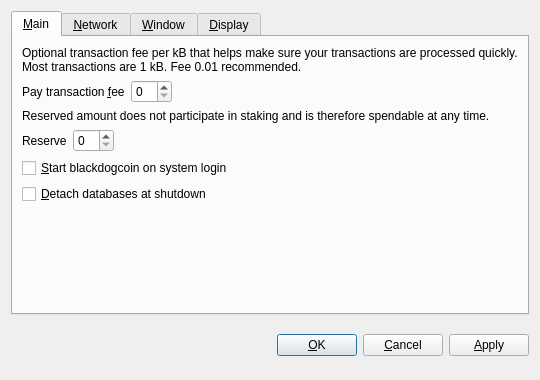
<?xml version="1.0" encoding="UTF-8"?>
<ui version="4.0">
 <class>OptionsDialog</class>
 <widget class="QDialog" name="OptionsDialog">
  <property name="geometry">
   <rect>
    <x>0</x>
    <y>0</y>
    <width>540</width>
    <height>380</height>
   </rect>
  </property>
  <property name="windowTitle">
   <string>Options</string>
  </property>
  <property name="modal">
   <bool>true</bool>
  </property>
  <layout class="QVBoxLayout" name="verticalLayout">
   <item>
    <widget class="QTabWidget" name="tabWidget">
     <property name="tabPosition">
      <enum>QTabWidget::North</enum>
     </property>
     <property name="currentIndex">
      <number>0</number>
     </property>
     <widget class="QWidget" name="tabMain">
      <attribute name="title">
       <string>&amp;Main</string>
      </attribute>
      <layout class="QVBoxLayout" name="verticalLayout_Main">
       <item>
        <widget class="QLabel" name="transactionFeeInfoLabel">
         <property name="text">
          <string>Optional transaction fee per kB that helps make sure your transactions are processed quickly. Most transactions are 1 kB. Fee 0.01 recommended.</string>
         </property>
         <property name="textFormat">
          <enum>Qt::PlainText</enum>
         </property>
         <property name="wordWrap">
          <bool>true</bool>
         </property>
        </widget>
       </item>
       <item>
        <layout class="QHBoxLayout" name="horizontalLayoutFee">
         <item>
          <widget class="QLabel" name="transactionFeeLabel">
           <property name="text">
            <string>Pay transaction &amp;fee</string>
           </property>
           <property name="textFormat">
            <enum>Qt::PlainText</enum>
           </property>
           <property name="buddy">
            <cstring>transactionFee</cstring>
           </property>
          </widget>
         </item>
         <item>
          <widget class="BitcoinAmountField" name="transactionFee"/>
         </item>
         <item>
          <spacer name="horizontalSpacerFee">
           <property name="orientation">
            <enum>Qt::Horizontal</enum>
           </property>
           <property name="sizeHint" stdset="0">
            <size>
             <width>40</width>
             <height>20</height>
            </size>
           </property>
          </spacer>
         </item>
        </layout>
       </item>
       <item>
        <widget class="QLabel" name="reserveBalanceInfoLabel">
         <property name="text">
          <string>Reserved amount does not participate in staking and is therefore spendable at any time.</string>
         </property>
         <property name="textFormat">
          <enum>Qt::PlainText</enum>
         </property>
         <property name="wordWrap">
          <bool>true</bool>
         </property>
        </widget>
       </item>
       <item>
        <layout class="QHBoxLayout" name="horizontalLayoutReserveBalance">
         <item>
          <widget class="QLabel" name="reserveBalanceLabel">
           <property name="text">
            <string>Reserve</string>
           </property>
           <property name="textFormat">
            <enum>Qt::PlainText</enum>
           </property>
           <property name="buddy">
            <cstring>reserveBalance</cstring>
           </property>
          </widget>
         </item>
         <item>
          <widget class="BitcoinAmountField" name="reserveBalance"/>
         </item>
         <item>
          <spacer name="horizontalSpacerReserveBalance">
           <property name="orientation">
            <enum>Qt::Horizontal</enum>
           </property>
           <property name="sizeHint" stdset="0">
            <size>
             <width>40</width>
             <height>20</height>
            </size>
           </property>
          </spacer>
         </item>
        </layout>
       </item>
       <item>
        <widget class="QCheckBox" name="bitcoinAtStartup">
         <property name="toolTip">
          <string>Automatically start blackdogcoin after logging in to the system.</string>
         </property>
         <property name="text">
          <string>&amp;Start blackdogcoin on system login</string>
         </property>
        </widget>
       </item>
       <item>
        <widget class="QCheckBox" name="detachDatabases">
         <property name="toolTip">
          <string>Detach block and address databases at shutdown. This means they can be moved to another data directory, but it slows down shutdown. The wallet is always detached.</string>
         </property>
         <property name="text">
          <string>&amp;Detach databases at shutdown</string>
         </property>
        </widget>
       </item>
       <item>
        <spacer name="verticalSpacer_Main">
         <property name="orientation">
          <enum>Qt::Vertical</enum>
         </property>
         <property name="sizeHint" stdset="0">
          <size>
           <width>20</width>
           <height>40</height>
          </size>
         </property>
        </spacer>
       </item>
      </layout>
     </widget>
     <widget class="QWidget" name="tabNetwork">
      <attribute name="title">
       <string>&amp;Network</string>
      </attribute>
      <layout class="QVBoxLayout" name="verticalLayout_Network">
       <item>
        <widget class="QCheckBox" name="mapPortUpnp">
         <property name="toolTip">
          <string>Automatically open the blackdogcoin client port on the router. This only works when your router supports UPnP and it is enabled.</string>
         </property>
         <property name="text">
          <string>Map port using &amp;UPnP</string>
         </property>
        </widget>
       </item>
       <item>
        <widget class="QCheckBox" name="connectSocks">
         <property name="toolTip">
          <string>Connect to the blackdogcoin network through a SOCKS proxy (e.g. when connecting through Tor).</string>
         </property>
         <property name="text">
          <string>&amp;Connect through SOCKS proxy:</string>
         </property>
        </widget>
       </item>
       <item>
        <layout class="QHBoxLayout" name="horizontalLayout_Network">
         <item>
          <widget class="QLabel" name="proxyIpLabel">
           <property name="text">
            <string>Proxy &amp;IP:</string>
           </property>
           <property name="textFormat">
            <enum>Qt::PlainText</enum>
           </property>
           <property name="buddy">
            <cstring>proxyIp</cstring>
           </property>
          </widget>
         </item>
         <item>
          <widget class="QValidatedLineEdit" name="proxyIp">
           <property name="maximumSize">
            <size>
             <width>140</width>
             <height>16777215</height>
            </size>
           </property>
           <property name="toolTip">
            <string>IP address of the proxy (e.g. 127.0.0.1)</string>
           </property>
          </widget>
         </item>
         <item>
          <widget class="QLabel" name="proxyPortLabel">
           <property name="text">
            <string>&amp;Port:</string>
           </property>
           <property name="textFormat">
            <enum>Qt::PlainText</enum>
           </property>
           <property name="buddy">
            <cstring>proxyPort</cstring>
           </property>
          </widget>
         </item>
         <item>
          <widget class="QLineEdit" name="proxyPort">
           <property name="maximumSize">
            <size>
             <width>55</width>
             <height>16777215</height>
            </size>
           </property>
           <property name="toolTip">
            <string>Port of the proxy (e.g. 9050)</string>
           </property>
          </widget>
         </item>
         <item>
          <widget class="QLabel" name="socksVersionLabel">
           <property name="text">
            <string>SOCKS &amp;Version:</string>
           </property>
           <property name="textFormat">
            <enum>Qt::PlainText</enum>
           </property>
           <property name="buddy">
            <cstring>socksVersion</cstring>
           </property>
          </widget>
         </item>
         <item>
          <widget class="QValueComboBox" name="socksVersion">
           <property name="toolTip">
            <string>SOCKS version of the proxy (e.g. 5)</string>
           </property>
          </widget>
         </item>
         <item>
          <spacer name="horizontalSpacer_Network">
           <property name="orientation">
            <enum>Qt::Horizontal</enum>
           </property>
           <property name="sizeHint" stdset="0">
            <size>
             <width>40</width>
             <height>20</height>
            </size>
           </property>
          </spacer>
         </item>
        </layout>
       </item>
       <item>
        <spacer name="verticalSpacer_Network">
         <property name="orientation">
          <enum>Qt::Vertical</enum>
         </property>
         <property name="sizeHint" stdset="0">
          <size>
           <width>20</width>
           <height>40</height>
          </size>
         </property>
        </spacer>
       </item>
      </layout>
     </widget>
     <widget class="QWidget" name="tabWindow">
      <attribute name="title">
       <string>&amp;Window</string>
      </attribute>
      <layout class="QVBoxLayout" name="verticalLayout_Window">
       <item>
        <widget class="QCheckBox" name="minimizeToTray">
         <property name="toolTip">
          <string>Show only a tray icon after minimizing the window.</string>
         </property>
         <property name="text">
          <string>&amp;Minimize to the tray instead of the taskbar</string>
         </property>
        </widget>
       </item>
       <item>
        <widget class="QCheckBox" name="minimizeOnClose">
         <property name="toolTip">
          <string>Minimize instead of exit the application when the window is closed. When this option is enabled, the application will be closed only after selecting Quit in the menu.</string>
         </property>
         <property name="text">
          <string>M&amp;inimize on close</string>
         </property>
        </widget>
       </item>
       <item>
        <spacer name="verticalSpacer_Window">
         <property name="orientation">
          <enum>Qt::Vertical</enum>
         </property>
         <property name="sizeHint" stdset="0">
          <size>
           <width>20</width>
           <height>40</height>
          </size>
         </property>
        </spacer>
       </item>
      </layout>
     </widget>
     <widget class="QWidget" name="tabDisplay">
      <attribute name="title">
       <string>&amp;Display</string>
      </attribute>
      <layout class="QVBoxLayout" name="verticalLayout_Display">
       <item>
        <layout class="QHBoxLayout" name="horizontalLayout_1_Display">
         <item>
          <widget class="QLabel" name="langLabel">
           <property name="text">
            <string>User Interface &amp;language:</string>
           </property>
           <property name="textFormat">
            <enum>Qt::PlainText</enum>
           </property>
           <property name="buddy">
            <cstring>lang</cstring>
           </property>
          </widget>
         </item>
         <item>
          <widget class="QValueComboBox" name="lang">
           <property name="toolTip">
            <string>The user interface language can be set here. This setting will take effect after restarting blackdogcoin.</string>
           </property>
          </widget>
         </item>
        </layout>
       </item>
       <item>
        <layout class="QHBoxLayout" name="horizontalLayout_2_Display">
         <item>
          <widget class="QLabel" name="unitLabel">
           <property name="text">
            <string>&amp;Unit to show amounts in:</string>
           </property>
           <property name="textFormat">
            <enum>Qt::PlainText</enum>
           </property>
           <property name="buddy">
            <cstring>unit</cstring>
           </property>
          </widget>
         </item>
         <item>
          <widget class="QValueComboBox" name="unit">
           <property name="toolTip">
            <string>Choose the default subdivision unit to show in the interface and when sending coins.</string>
           </property>
          </widget>
         </item>
        </layout>
       </item>
       <item>
        <widget class="QCheckBox" name="displayAddresses">
         <property name="toolTip">
          <string>Whether to show blackdogcoin addresses in the transaction list or not.</string>
         </property>
         <property name="text">
          <string>&amp;Display addresses in transaction list</string>
         </property>
        </widget>
       </item>
       <item>
        <widget class="QCheckBox" name="coinControlFeatures">
         <property name="toolTip">
          <string>Whether to show coin control features or not.</string>
         </property>
         <property name="text">
          <string>Display coin &amp;control features (experts only!)</string>
         </property>
        </widget>
       </item>
       <item>
        <spacer name="verticalSpacer_Display">
         <property name="orientation">
          <enum>Qt::Vertical</enum>
         </property>
         <property name="sizeHint" stdset="0">
          <size>
           <width>20</width>
           <height>40</height>
          </size>
         </property>
        </spacer>
       </item>
      </layout>
     </widget>
    </widget>
   </item>
   <item>
    <layout class="QHBoxLayout" name="horizontalLayout_Buttons">
     <item>
      <spacer name="horizontalSpacer_1">
       <property name="orientation">
        <enum>Qt::Horizontal</enum>
       </property>
       <property name="sizeHint" stdset="0">
        <size>
         <width>40</width>
         <height>48</height>
        </size>
       </property>
      </spacer>
     </item>
     <item>
      <widget class="QLabel" name="statusLabel">
       <property name="font">
        <font>
         <weight>75</weight>
         <bold>true</bold>
        </font>
       </property>
       <property name="text">
        <string/>
       </property>
       <property name="textFormat">
        <enum>Qt::PlainText</enum>
       </property>
       <property name="wordWrap">
        <bool>true</bool>
       </property>
      </widget>
     </item>
     <item>
      <spacer name="horizontalSpacer_2">
       <property name="orientation">
        <enum>Qt::Horizontal</enum>
       </property>
       <property name="sizeHint" stdset="0">
        <size>
         <width>40</width>
         <height>48</height>
        </size>
       </property>
      </spacer>
     </item>
     <item>
      <widget class="QPushButton" name="okButton">
       <property name="text">
        <string>&amp;OK</string>
       </property>
      </widget>
     </item>
     <item>
      <widget class="QPushButton" name="cancelButton">
       <property name="text">
        <string>&amp;Cancel</string>
       </property>
       <property name="autoDefault">
        <bool>false</bool>
       </property>
      </widget>
     </item>
     <item>
      <widget class="QPushButton" name="applyButton">
       <property name="text">
        <string>&amp;Apply</string>
       </property>
       <property name="autoDefault">
        <bool>false</bool>
       </property>
      </widget>
     </item>
    </layout>
   </item>
  </layout>
 </widget>
 <customwidgets>
  <customwidget>
   <class>BitcoinAmountField</class>
   <extends>QSpinBox</extends>
   <header>bitcoinamountfield.h</header>
  </customwidget>
  <customwidget>
   <class>QValueComboBox</class>
   <extends>QComboBox</extends>
   <header>qvaluecombobox.h</header>
  </customwidget>
  <customwidget>
   <class>QValidatedLineEdit</class>
   <extends>QLineEdit</extends>
   <header>qvalidatedlineedit.h</header>
  </customwidget>
 </customwidgets>
 <resources/>
 <connections/>
</ui>
